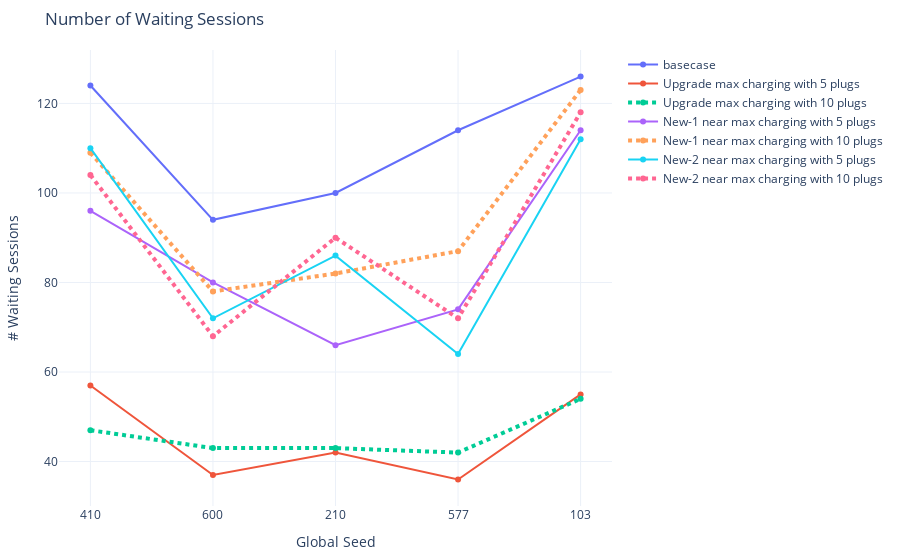

Write notebook code for a chart like this one.
### Code cell
# waiting session count
fig = go.Figure()
fig.add_trace(go.Scatter(x=seeds, y=count_stats[(500 <= count_stats['analysis_id']) & (count_stats['analysis_id']<= 504)].sort_values('analysis_id')['wait_count'],
                    mode='lines+markers',
                    name='basecase'))
fig.add_trace(go.Scatter(x=seeds, y=count_stats[(536 <= count_stats['analysis_id']) & (count_stats['analysis_id']<= 540)].sort_values('analysis_id')['wait_count'],
                    mode='lines+markers',
                    name='Upgrade max charging with 5 plugs'))
fig.add_trace(go.Scatter(x=seeds, y=count_stats[(541 <= count_stats['analysis_id']) & (count_stats['analysis_id']<= 545)].sort_values('analysis_id')['wait_count'],
                    mode='lines+markers',
                    name='Upgrade max charging with 10 plugs', line=dict(width=4, dash='dot')))
fig.add_trace(go.Scatter(x=seeds, y=count_stats[(546 <= count_stats['analysis_id']) & (count_stats['analysis_id']<= 550)].sort_values('analysis_id')['wait_count'],
                    mode='lines+markers',
                    name='New-1 near max charging with 5 plugs'))
fig.add_trace(go.Scatter(x=seeds, y=count_stats[(551 <= count_stats['analysis_id']) & (count_stats['analysis_id']<= 555)].sort_values('analysis_id')['wait_count'],
                    mode='lines+markers',
                    name='New-1 near max charging with 10 plugs', line=dict(width=4, dash='dot')))
fig.add_trace(go.Scatter(x=seeds, y=count_stats[(556 <= count_stats['analysis_id']) & (count_stats['analysis_id']<= 560)].sort_values('analysis_id')['wait_count'],
                    mode='lines+markers',
                    name='New-2 near max charging with 5 plugs'))
fig.add_trace(go.Scatter(x=seeds, y=count_stats[(561 <= count_stats['analysis_id']) & (count_stats['analysis_id']<= 565)].sort_values('analysis_id')['wait_count'],
                    mode='lines+markers',
                    name='New-2 near max charging with 10 plugs', line=dict(width=4, dash='dot')))
fig.update_xaxes(type='category')
fig.update_layout(margin=dict(l=20, r=20, t=50, b=20), uniformtext_minsize=8, uniformtext_mode='hide', template='plotly_white', title="Number of Waiting Sessions",
        yaxis_title="# Waiting Sessions", 
        xaxis_title="Global Seed")
fig.show()

### Figure 1 — Plotly figure (JSON) as saved in the notebook; plotly's stock layout.template omitted (floating-point values rounded to 4 significant figures)
{"data": [{"mode": "lines+markers", "name": "basecase", "type": "scatter", "x": ["410", "600", "210", "577", "103"], "y": [124, 94, 100, 114, 126]}, {"mode": "lines+markers", "name": "Upgrade max charging with 5 plugs", "type": "scatter", "x": ["410", "600", "210", "577", "103"], "y": [57, 37, 42, 36, 55]}, {"line": {"dash": "dot", "width": 4}, "mode": "lines+markers", "name": "Upgrade max charging with 10 plugs", "type": "scatter", "x": ["410", "600", "210", "577", "103"], "y": [47, 43, 43, 42, 54]}, {"mode": "lines+markers", "name": "New-1 near max charging with 5 plugs", "type": "scatter", "x": ["410", "600", "210", "577", "103"], "y": [96, 80, 66, 74, 114]}, {"line": {"dash": "dot", "width": 4}, "mode": "lines+markers", "name": "New-1 near max charging with 10 plugs", "type": "scatter", "x": ["410", "600", "210", "577", "103"], "y": [109, 78, 82, 87, 123]}, {"mode": "lines+markers", "name": "New-2 near max charging with 5 plugs", "type": "scatter", "x": ["410", "600", "210", "577", "103"], "y": [110, 72, 86, 64, 112]}, {"line": {"dash": "dot", "width": 4}, "mode": "lines+markers", "name": "New-2 near max charging with 10 plugs", "type": "scatter", "x": ["410", "600", "210", "577", "103"], "y": [104, 68, 90, 72, 118]}], "layout": {"autosize": true, "margin": {"b": 20, "l": 20, "r": 20, "t": 50}, "title": {"text": "Number of Waiting Sessions"}, "uniformtext": {"minsize": 8, "mode": "hide"}, "xaxis": {"autorange": true, "range": [-0.2468, 4.247], "title": {"text": "Global Seed"}, "type": "category"}, "yaxis": {"autorange": true, "range": [29.77, 132.2], "title": {"text": "# Waiting Sessions"}, "type": "linear"}}}
